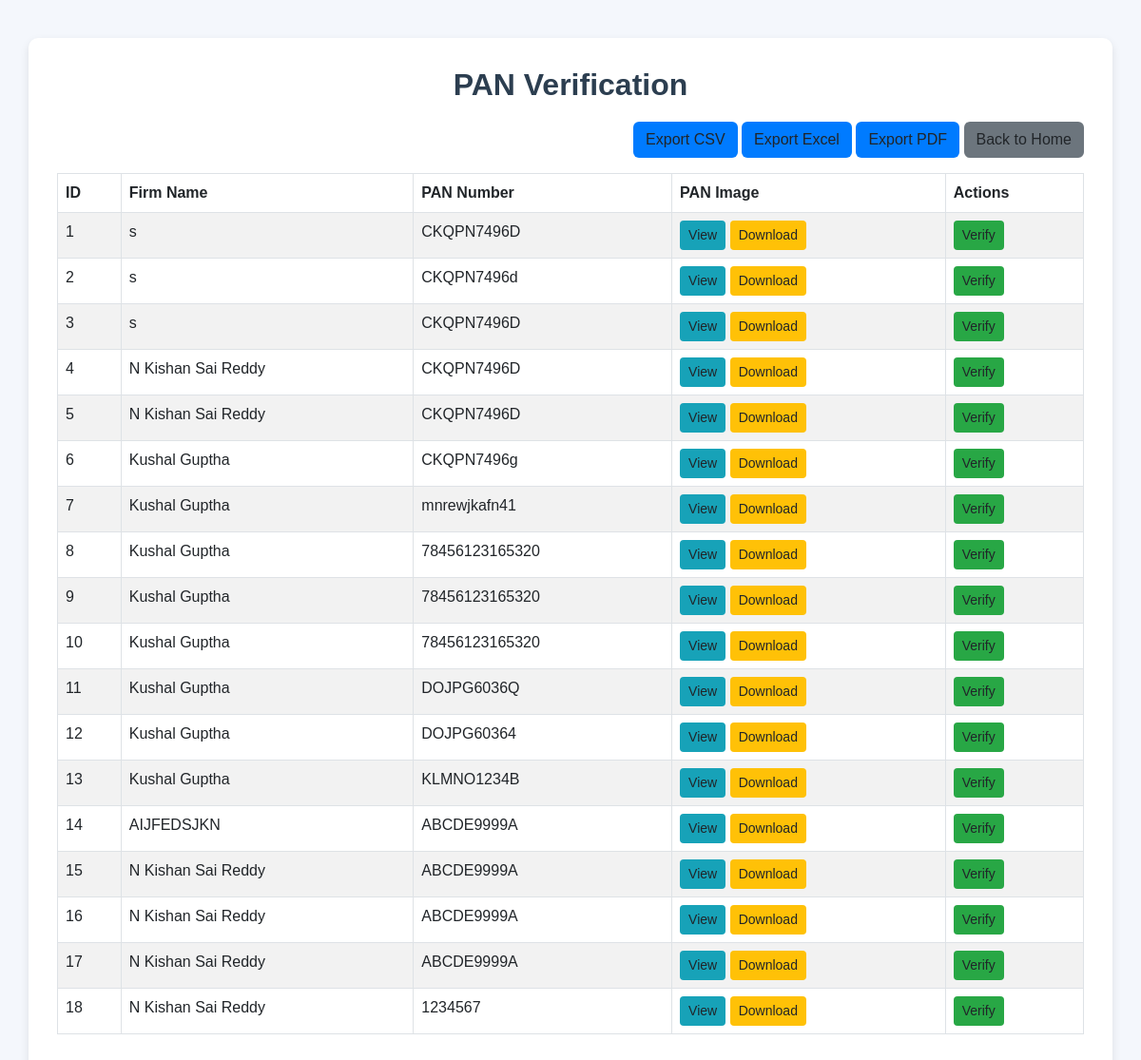
Screenshot of /pan_verification with the database file from the repository.
### tables this page shows
CREATE TABLE vendors (
                            id INTEGER PRIMARY KEY AUTOINCREMENT,
                            firm_name TEXT, father_name TEXT, dob TEXT,
                            gender TEXT, nationality TEXT, mobile TEXT,
                            email TEXT, legal_status TEXT, gstin TEXT,
                            pan_number TEXT, pf_number TEXT, pan_image TEXT);

### app.py (the view)
@app.route('/pan_verification')
def pan_verification():
    with sqlite3.connect("database.db") as conn:
        cursor = conn.cursor()
        cursor.execute("SELECT id, firm_name, pan_number, pan_image FROM vendors")
        vendors = cursor.fetchall()
    return render_template("pan_verification.html", vendors=vendors)

### templates/pan_verification.html (shortened to what this page needs)
<!DOCTYPE html>
<html lang="en">
<head>
    <link href="https://cdn.jsdelivr.net/npm/bootstrap@5.3.0/dist/css/bootstrap.min.css" rel="stylesheet">
</head>
<body>
    <div class="container">
        <h2>PAN Verification</h2>
        <div class="text-end mb-3">
            <button class="btn btn-export" onclick="exportTable('csv')">Export CSV</button>
            <button class="btn btn-export" onclick="exportTable('excel')">Export Excel</button>
            <button class="btn btn-export" onclick="exportTable('pdf')">Export PDF</button>
            <button class="btn btn-back" onclick="window.location.href='/home'">Back to Home</button>
        </div>
        <div class="table-responsive">
            <table class="table table-striped table-bordered" id="panTable">
                <thead>
                    <tr>
                        <th>ID</th>
                        <th>Firm Name</th>
                        <th>PAN Number</th>
                        <th>PAN Image</th>
                        <th>Actions</th>
                    </tr>
                </thead>
                <tbody>
                    {% for vendor in vendors %}
                    <tr>
                        <td>{{ vendor[0] }}</td>
                        <td>{{ vendor[1] }}</td>
                        <td>{{ vendor[2] if vendor[2] else 'N/A' }}</td>
                        <td>
                            {% if vendor[3] %}
                                <button class="btn btn-view btn-sm" onclick="viewImage('{{ url_for('static', filename='uploads/' + vendor[3]) }}')">View</button>
                                <a href="{{ url_for('static', filename='uploads/' + vendor[3]) }}" class="btn btn-download btn-sm" download>Download</a>
                            {% else %}
                                No Image
                            {% endif %}
                        </td>
                        <td>
                            <button onclick="verifyPAN({{ vendor[0] }})" class="btn btn-verify btn-sm">Verify</button>
                        </td>
                    </tr>
                    {% endfor %}
                </tbody>
            </table>
        </div>
    </div>
</body>
</html>

### templates/pan_verification.html (style rules this page uses)
body { background-color: #f4f7fc; font-family: 'Poppins', sans-serif; }
.container { margin-top: 40px; background: #fff; padding: 30px; border-radius: 10px; box-shadow: 0px 4px 10px rgba(0, 0, 0, 0.1); }
h2 { text-align: center; color: #2c3e50; font-weight: 600; margin-bottom: 20px; }
.btn-verify { background-color: #28a745; }
.btn-view { background-color: #17a2b8; }
.btn-download { background-color: #ffc107; }
.btn-back { background-color: #6c757d; }
.btn-export { background-color: #007bff; }

### rows the page displays
vendors: id "1", firm_name "s", pan_number "CKQPN7496D"
vendors: id "2", firm_name "s", pan_number "CKQPN7496d"
vendors: id "3", firm_name "s", pan_number "CKQPN7496D"
vendors: id "4", firm_name "N Kishan Sai Reddy", pan_number "CKQPN7496D"
vendors: id "5", firm_name "N Kishan Sai Reddy", pan_number "CKQPN7496D"
vendors: id "6", firm_name "Kushal Guptha", pan_number "CKQPN7496g"
vendors: id "7", firm_name "Kushal Guptha", pan_number "mnrewjkafn41"
vendors: id "8", firm_name "Kushal Guptha", pan_number "78456123165320"
vendors: id "9", firm_name "Kushal Guptha", pan_number "78456123165320"
vendors: id "10", firm_name "Kushal Guptha", pan_number "78456123165320"
vendors: id "11", firm_name "Kushal Guptha", pan_number "DOJPG6036Q"
vendors: id "12", firm_name "Kushal Guptha", pan_number "DOJPG60364"
vendors: id "13", firm_name "Kushal Guptha", pan_number "KLMNO1234B"
vendors: id "14", firm_name "AIJFEDSJKN", pan_number "ABCDE9999A"
vendors: id "15", firm_name "N Kishan Sai Reddy", pan_number "ABCDE9999A"
vendors: id "16", firm_name "N Kishan Sai Reddy", pan_number "ABCDE9999A"
vendors: id "17", firm_name "N Kishan Sai Reddy", pan_number "ABCDE9999A"
vendors: id "18", firm_name "N Kishan Sai Reddy", pan_number "1234567"
